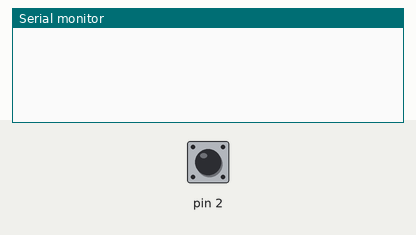
Simulated run of this sketch. Board: Arduino Uno, built with avr-gcc and run on an emulated ATmega328P. Parts: the last lines printed to the serial monitor. The inputs (shaded band) are chosen by the test bench; at power-on: pin 2 LOW.

Above: at 1.2 s.
1.3 s: pin 2 driven HIGH
At 1.9 s:
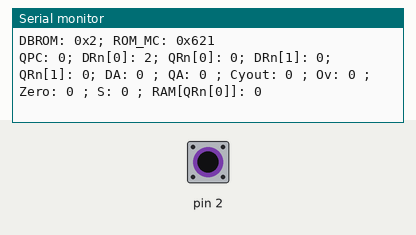
2.8 s: pin 2 pulsed LOW 2 times (0.12 s each, 0.3 s apart)
At 4.1 s:
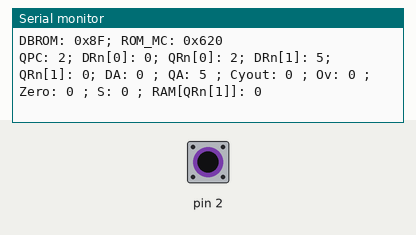
4.9 s: pin 2 pulsed LOW 5 times (0.12 s each, 0.3 s apart)
At 7.3 s:
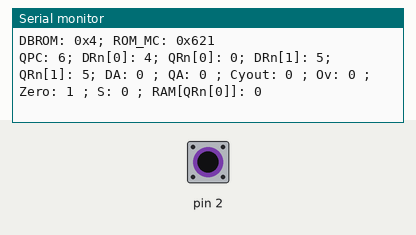
Timing chart, 0 to 8.8 s (numbered marks = the images above; inputs shaded):
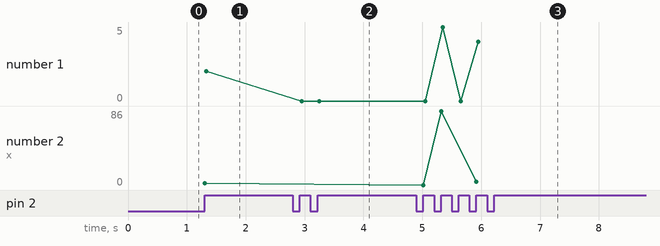

Measured:
- after the input at 1.3 s, the serial monitor: prints a new line at once (image 1)
- after the input at 2.8 s, the serial monitor: prints a new line after 0.12 s (image 2)
- after the input at 4.9 s, the serial monitor: prints a new line after 0.12 s (image 3)
- plotted number 1: 0 → 4 after the input at 4.9 s
- plotted number 2: 2 → 4 after the input at 4.9 s

The sketch:

TP2-CPU.ino
```cpp
int RAM[256];
int ROM[128];

#define tempoRuido 200

const int ROM_MC[64]= {0x621, 0x621, 0x621, 0x621, 0x621, 0x621, 0x621, 0x621,
                       0x600, 0x600, 0x1740, 0x3E00, 0x1740, 0x1740,0x3F40, 0x3F40,
                       0x780, 0x620, 0x200, 0x500, 0x600, 0x600, 0x600, 0x600,
                       0x610, 0x610, 0x610, 0x610, 0x610, 0x610, 0x610, 0x610,
                       0x608, 0x608, 0x608, 0x608, 0x608, 0x608, 0x608, 0x608,
                       0x604, 0x604, 0x604, 0x604, 0x604, 0x604, 0x604, 0x604,
                       0x602, 0x602, 0x602, 0x602, 0x602, 0x602, 0x602, 0x602,
                       0x602, 0x602, 0x602, 0x602, 0x602, 0x602, 0x602, 0x602};


int DPC, QPC = 0;     // registo PC
int DRn[2], QRn[2], ARn;  // conjunto de 2 registos
int DA, QA;               // registo A
int const5, rel6, end7;
int S;                    // ALU
int addressMC;
long unsigned int t0, t;

bool DC, QC;    // flag Cy ou Borrow
bool DZ, QZ;    // flag zero
bool DOV, QOV;    // flag overflow
bool EnAux, EnPC, EnRn, EnA, EnA0, EnA1, EnC, EnOV, EnZ, JC, JNZ, JOV, JMP, WR, RD;
bool clk;
bool d3, d4, d5, d6, d7, d8;


void setup(){
  Serial.begin(9600);
  attachInterrupt(0, clock, RISING);  //d2
  t=millis();

  program();

  //subtractor
  //program2();

  //program3();
  //program4();

}

void loop(){
  circuitoSequencial();
  circuitoCombinatorio();
  mooduloControlo(); //?????
  escreverSaidas();
}

void circuitoSequencial(){
  if (clk){
    //Registo A
    registos5bits(EnA, DA, &QA);

    //Conjunto de registo RN
    ARn = ROM[QPC] & 0x01;
    registos5bits(EnRn, DRn[ARn], &QRn[ARn]);

    // Contador PC
    contador7bits(EnPC, DPC, &QPC);

    // Carry
    registo1bit(EnC, DC, &QC);

    // OV
    registo1bit(EnOV, DOV, &QOV);

    // Zero
    registo1bit(EnZ, DZ, &QZ);

    clk=false;
  }
}

void circuitoCombinatorio(){
    // definição das variaveis
    // bits e0 -> e6 (d0 - d6)
    end7   = ROM[QPC] & 0x07F;

    // bits c0 -> c4 (d1 - d5)
    const5 = ROM[QPC] & 0x03E;

    // bits r0 -> r5  (d0 - d5)
    rel6   = ROM[QPC] & 0x03F;

    //distinção entre R0 e R1
    ARn = ROM[QPC] & 0x01 == 0x01;

    //bits que distinguem entre as operação da ALU
    d3 = ROM[QPC] & 0x008;
    d4 = ROM[QPC] & 0x010;
    d5 = ROM[QPC] & 0x020;

    // Mux do Registo Rn
	mux2x1(EnAux, QA, const5, &DRn[ARn]);

    // Mux do Registo A
    mux3x1(EnA, EnA1, EnA0, S, QRn[ARn], RAM[QRn[ARn]], &DA);

    //bits que distinguem entre as operação da ALU
  d6 = ROM[QPC] & 0x040;
    d7 = ROM[QPC] & 0x080;
    d8 = ROM[QPC] & 0x100;

    // Arithmetic Logic Unit
    //if(d6 & !d7 & !d8){
    ALU(d3 , d4 , d5 , QC, QOV, QZ, QA, QRn[ARn], &DC, &DOV, &DZ, &S);
    //}
    // Registo na RAM (@Rn, A)
    registos8bits(!WR, QA, &RAM[QRn[ARn]]);

}

void circuitoCombinatorioMC(){
    EnPC = JNZ && !QZ || JC && QC|| JOV && QOV || JMP;
}

void validarSinaisMC(){

//adress dos bits dependentes/bits de entrada no Modulo de Controlo
// D8 -> D3
    addressMC = ((ROM[QPC] & 0x1F8) >> 3);

    EnZ  = (ROM_MC[addressMC] & 0x1000) == 0x1000;
    EnC  = (ROM_MC[addressMC] & 0x2000) == 0x2000;
	EnOV = (ROM_MC[addressMC] & 0x0800) == 0x0800;
	WR   = (ROM_MC[addressMC] & 0x0400) == 0x0400;
	RD   = (ROM_MC[addressMC] & 0x0200) == 0x0200;
    EnA  = (ROM_MC[addressMC] & 0x0100) == 0x0100;
    EnA0 = (ROM_MC[addressMC] & 0x080) == 0x080;
	EnA1 = (ROM_MC[addressMC] & 0x040) == 0x040;
	EnRn = (ROM_MC[addressMC] & 0x020) == 0x020;
    JC   = (ROM_MC[addressMC] & 0x010) == 0x010;
    JNZ  = (ROM_MC[addressMC] & 0x08) == 0x08;
    JOV  = (ROM_MC[addressMC] & 0x04) == 0x04;
	JMP  = (ROM_MC[addressMC] & 0x02) == 0x02;
	EnAux= (ROM_MC[addressMC] & 0x01) == 0x01;
}


void mooduloControlo(){
  validarSinaisMC();
  circuitoCombinatorioMC();
}

void clock(){
  if(filtroRuido()) clk=true;
}

bool filtroRuido(){
  t0 = t;
  t = millis();
  return((t - t0) > tempoRuido);
}

// Mux RegistoRn
void mux2x1(bool EnAux, int i1, int i0, int *y){
  if (EnAux) *y=i0;
  else *y=i1;
}

// Registo
void registos5bits(bool enable, int D, int *Q){
  if (enable) *Q=D & 0x1F;
}

void registos8bits(bool enable, int D, int*Q){
  if (enable) *Q=D & 0xFF;
}

// Mux Registo A
void mux3x1(bool enable, bool a1, bool a0, int i2, int i1, int i0, int *y){
  if (a0 && !a1) *y=i1;
  else if (!a0 && !a1) *y=i0;
  else if (!a0 && a1) *y=i2;
}


// ALU
void ALU(bool d3, bool d4, bool d5, bool cyin, bool ovin, bool zin, int a, int b, bool *cyout, bool *ovout, bool *zero, int *s){
  if (d3 && d4 && !d5){             //CPLF
    *cyout=!cyin;
    *ovout=!ovin;
    *zero= !zin;
  }
  else{                         //Intructions:
    if (!d3 && d4 && !d5) *s = !a & 0x1F;        		//NOT
    if (!d3 && !d4 && d5) *s = (a & b) & 0x1F;       	//AND
    if (d3 && !d4 && d5) *s = (a | b) & 0x1F;        	//OR
    if (!d3 && d4 && d5)  *s= (a + b + cyin) & 0x1F; 	//ADD
    if (d3 && d4 && d5) *s = (a - b - cyin) & 0x1F;   	//SUBB
  }
  if (*s == 0 ) *zero = 1;
  else *zero = 0;
  if (*s > 15 ) *ovout = 1;
  else *ovout = 0;
  *cyout = (*s & 0x20) == 0x20;

}

//Somador rel6 do PC
void somador7bits(int A, int B, int *Y){
  *Y = A + B;
}

// PC
void contador7bits(bool enable, int D, int *Q){
  if (enable){
    if(JMP) *Q = end7 & 0xFF;
    else if (JC | JNZ | JOV) *Q = (*Q + rel6) & 0xFF;

  } else *Q = (*Q + 1) & 0xFF;

}

// Carry, OV, Zero
void registo1bit(bool enable, bool D, bool *Q){
  if (enable) *Q=D;
}


void program(){
  //este é o teste do ultimo slide do moodle

  RAM[2] = 5; // X
  RAM[4] = 0x1F; // Y
  RAM[6] = 0; // Z

  ROM[0]  = 0x002; // MOV R0, 2          	| Rn[0] = const5 (=2)
  ROM[1]  = 0x09E; // MOV A, @R0 (A = X)    | A = MD(Rn[0])
  ROM[2]  = 0x08F; // MOV R1, A (R1 = X)     | Rn[1] = A
  ROM[3]  = 0x000; // MOV R0, 0        		| Rn[0] = const5 (=0)
  ROM[4]  = 0x086; // MOV A, R0 (A = R0 = 0)| A = Rn[0]
  ROM[5]  = 0x076; // ADDC A, R0 (CY = 0)   | A = A + Rn[0] + C
  ROM[6]  = 0x004; // MOV R0, 4          | Rn[0] = const5 (=4)
  ROM[7]  = 0x09E; // MOV A, @R0 (A = Y)     | A = Rn[0]
  ROM[8]  = 0x077; // ADDC A, R1 (A = X+Y+0)| A = A + Rn[1] + C
  ROM[9]  = 0x006; // MOV R0, 6          | Rn[0] = const5 (=2)
  ROM[10] = 0x096; // MOV @R0, A (Z = X+Y) | MD(Rn) = A
  ROM[11] = 0x180; // JMP 0          | PC = end7

}
void program2(){
// SUBTRATOR
  ROM[0]  = 0x00A; // MOV R0, 10         | Rn[0] = const5 (=10)
  ROM[1]  = 0x086; // MOV A, R0 (A=R0=10)  | A = Rn[0]
  ROM[2]  = 0x004; // MOV R0, 4            | Rn[0] = const5 (=4)
  ROM[3]  = 0x07E; // SUBB A, Rn1        | A = A – Rn[1] – C (C=0)
  ROM[4]  = 0x006; // MOV  R0, 6       | Rn[0] = const5 (=6)
  ROM[5]  = 0x07E; // SUBB A, Rn1        | A = A – Rn[1] – C (C=0)
  ROM[6]  = 0X10A; // JNZ  Rel 6           | Se (Z/) PC += rel6 (Rel6= 10)
  ROM[16] = 0x180; // JMP 0          | PC = end7

}

void program3(){

  ROM[0] = 0x002; // MOV R0, 2    | Rn[0] = const5 (=2)
  ROM[1] = 0x086; // MOV A, R0     | A = Rn[0]
  ROM[2] = 0X06E; // OR  A, Rn     | A = A or Rn
  ROM[3] = 0x086; // MOV A, R0     | A = Rn[0]
  ROM[4] = 0X066; // AND A, Rn     | A = A and Rn
  ROM[5] = 0x057; // NOT A         | A = A/
}

void program4(){
  ROM[0]  = 0x004; // MOV R0, 4     | Rn[0] = const5 (=4)
  ROM[1]  = 0x086; // MOV A, R0     | A = Rn[0]
  ROM[2]  = 0x009; // MOV R1, 8     | Rn[1] = const5 (=8)
  ROM[3]  = 0x077; // ADDC A, R1      | A = A + Rn[1] + C
  ROM[4]  = 0x104; // JNZ 4         | Se (Z/) PC += rel6
  //ROM[5]  = 0x002; // MOV R0, 0 NÃO EXECUTA
  ROM[8]  = 0x01E; // MOV R0, 0   | Rn[0] = const5 (=0)
  ROM[9]  = 0x086; // MOV A, R0     | A = Rn[0]
  ROM[10] = 0x01F; // MOV R1, 30    | Rn[1] = const5 (=30)
  ROM[11] = 0x077; // ADDC A, R1    | A = A + Rn[1] + C
  ROM[12] = 0x0C4; // JC 4          | Se (C) PC += rel6
  ROM[16] = 0x145; // JOV 5     | Se (Ov) PC += rel6
  ROM[21] = 0x05F; //CPLF           | C=C/;Ov=Ov/;Z=Z/
  ROM[22] = 0X180; // JMP 0     | PC = end7
}

void escreverSaidas(){
  if(clk){
    Serial.print("DBROM: 0x");Serial.print(ROM[QPC],16);
    Serial.print("; ROM_MC: 0x");Serial.println(ROM_MC[addressMC] ,16);

    String s = "QPC: " + String(QPC) +"; DRn[0]: " + String(DRn[0])+"; QRn[0]: " + String(QRn[0]) +"; DRn[1]: " + String(DRn[1])+"; QRn[1]: " + String(QRn[1])+"; DA: " + String(DA) + " ; QA: " + String(QA)+ " ; Cyout: " + String(QC)+ " ; Ov: " + String(QOV)+ " ; Zero: " + String(QZ) + " ; S: " + String(S) + " ; RAM[QRn["+String(ARn)+"]]: " + String(RAM[QRn[ARn]]);


    Serial.print(s);

    Serial.println();


  }
}
```
